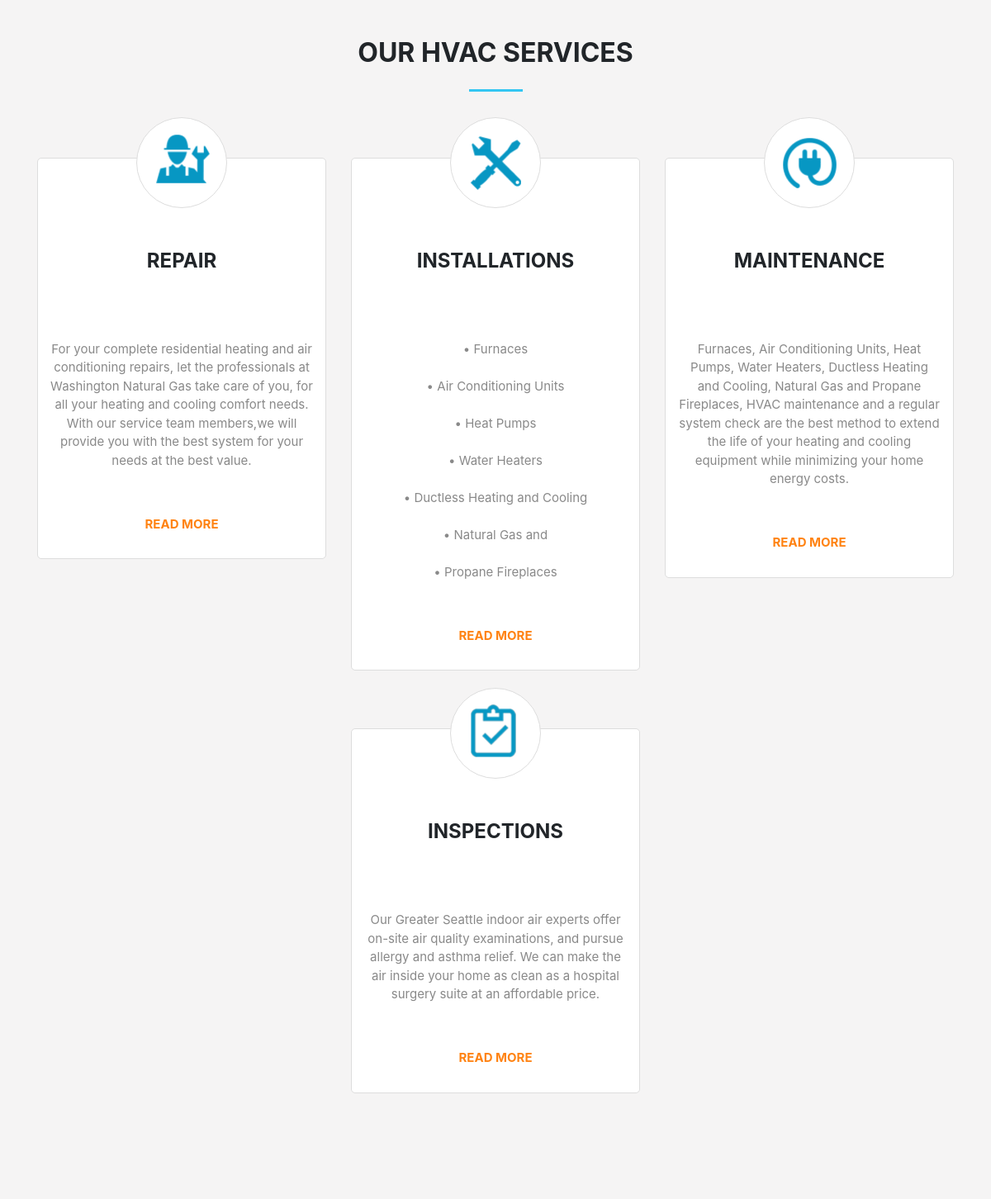
The app's page / (middle part), older data.
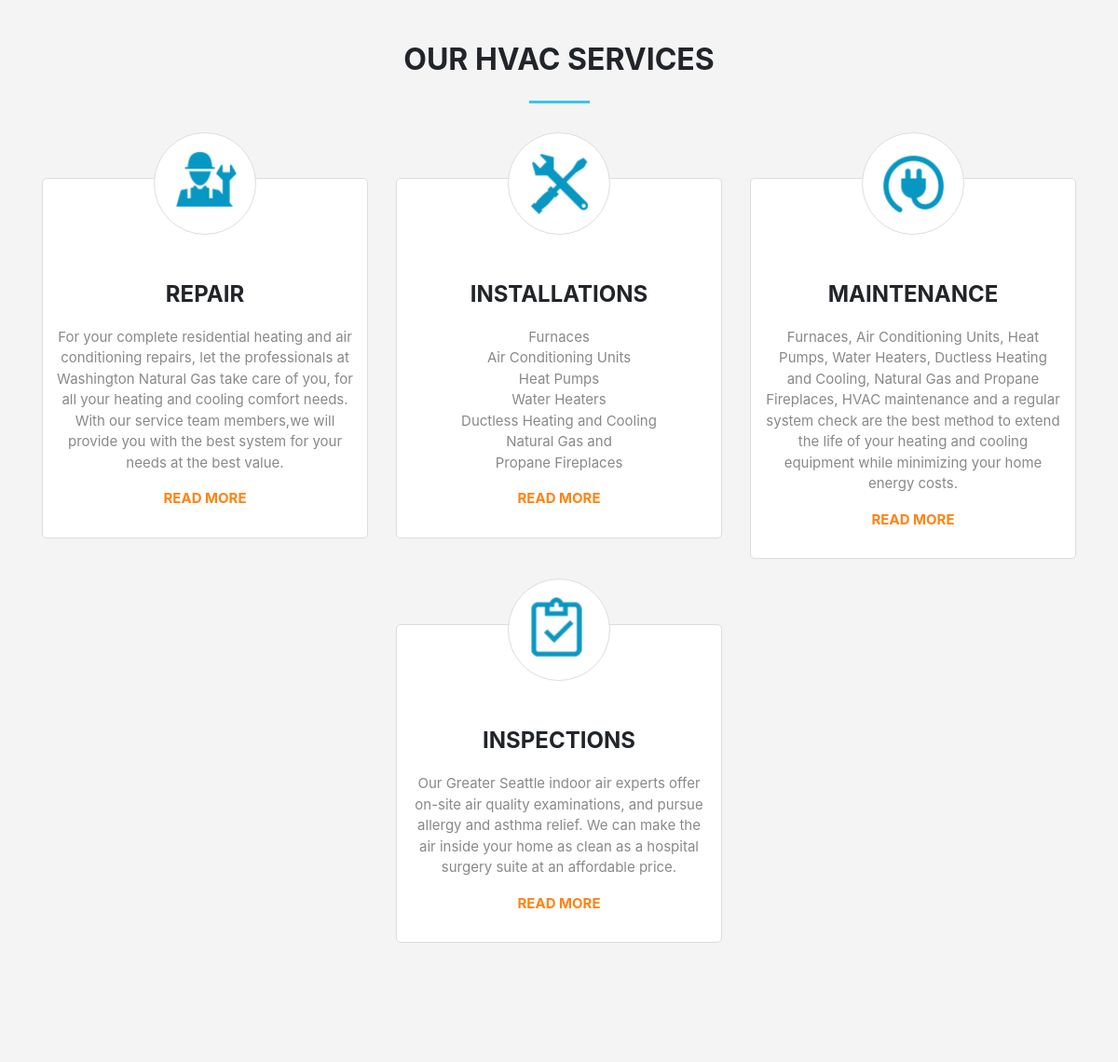
The same page, newer data.
### service/models.py (models this page shows, shortened)
class Service(models.Model):
    image = models.ImageField(upload_to='images/services/', null=True)
    title = models.CharField(max_length=250)
    description = models.TextField()
    class Meta:
        verbose_name = 'Service'
        verbose_name_plural = 'Services'

### pages/views.py (the view)
# urls.py: path('', views.home_page, name='home'),
def home_page(request):
    services = Service.objects.all()
    context = {
        'services': services,
        'active': 'home',
    }
    return render(request, 'home.html', context)

### templates/home.html (shortened to what this page needs)
{% extends 'base.html' %}
{% load static %}
{% block content %}
      <section class="cooling">
        <h2 class="head-border-blue">our hvac services</h2>
        <div class="container">
          <div class="row">
            {% for service in services %}
            <div class="col-lg-4 col-md-6 wow
            {% if forloop.counter == 4 %}offset-lg-4 bounceInRight{% else %}bounceInLeft{% endif %}"
            data-wow-duration="2.5s" data-wow-offset="300"
            {% if forloop.counter == 1 %}data-wow-delay=".6s"
            {% elif forloop.counter == 2 %}data-wow-delay=".4s"
            {% else %}data-wow-delay=".2s"{% endif %}>
              <div class="flip-cardd"><span class="circle"><img src="{{ service.image.url }}"></span>
                <h4>{{ service.title }}</h4>
                <p>{{ service.description|safe|linebreaks }}</p><a class="link-unstyled" href="{% url 'pages:services' %}"><span class="normall"> read more</span></a>
              </div>
            </div>
            {% endfor %}
          </div>
        </div>
      </section>
{% endblock %}

Row changes from the older to the newer data that the page shows:
changed Service "INSTALLATIONS": description "• Furnaces • Air Conditioning Units • Heat Pumps • Water Heaters • Ductless Heating and Cooling • Natural Gas and • Propane Fireplaces" → "Furnaces Air Conditioning Units Heat Pumps Water Heaters Ductless Heating and Cooling Natural Gas and Propane Fireplaces"
